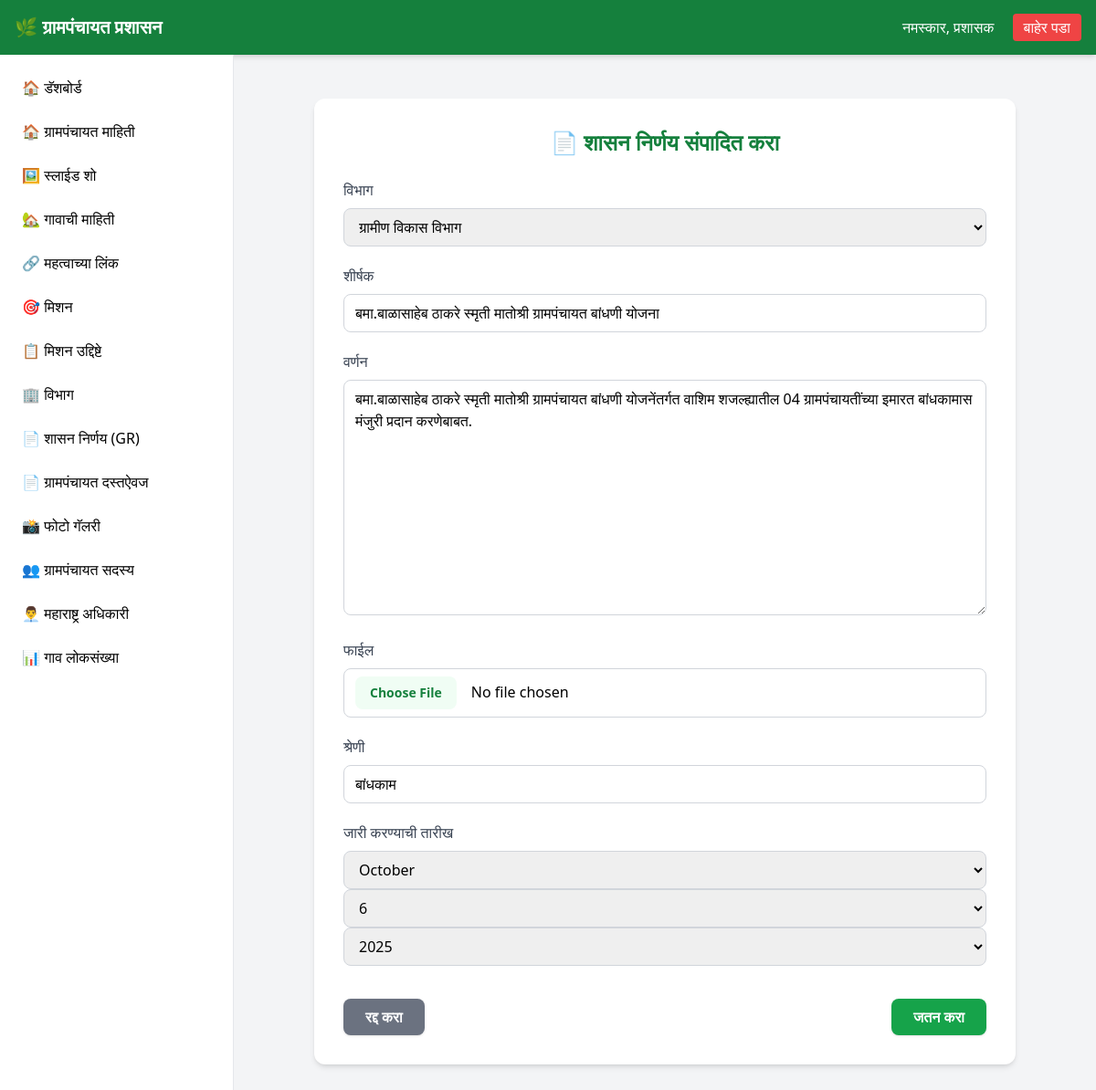
Page /dashboard/government-gr/update/1/ (signed in) on the committed database.
### api/models.py (models this page shows, shortened)
class GovernmentGR(models.Model):
    department = models.ForeignKey(Department, on_delete=models.CASCADE, related_name="grs")
    title = models.CharField(max_length=250)
    description = models.TextField(blank=True, null=True)
    file = models.FileField(upload_to="gr_files/")
    category = models.CharField(max_length=100, blank=True, null=True)
    date_issued = models.DateField()
    upload_date = models.DateTimeField(auto_now_add=True)

### api/views.py (the view)
# urls.py: path('dashboard/government-gr/update/<int:pk>/', views.government_gr_update, name='government-gr-update'),
@login_required(login_url='/admin/login/')
def government_gr_update(request, pk):
    government_gr = get_object_or_404(GovernmentGR, pk=pk)
    if request.method == 'POST':
        form = GovernmentGRForm(request.POST, request.FILES, instance=government_gr)
        if form.is_valid():
            form.save()
            messages.success(request, 'शासन निर्णय यशस्वीरित्या अपडेट केला गेला!')
            return redirect('government-gr-list')
    else:
        form = GovernmentGRForm(instance=government_gr)
    return render(request, 'dashboard/government_gr_form.html', {'form': form, 'title': 'शासन निर्णय संपादित करा'})

### api/models.py (called while the page is built)
    def __str__(self):
        return self.name

### api/templates/dashboard/government_gr_form.html (shortened to what this page needs)
{% extends 'dashboard/dashboard.html' %}
{% block content %}
<div class="max-w-3xl mx-auto bg-white p-8 mt-6 rounded-xl shadow-md">
    <h2 class="text-2xl font-bold text-green-700 mb-6 text-center">
        📄 {{ title }}
    </h2>
    <form method="POST" enctype="multipart/form-data" class="space-y-5">
        <div>
            <label for="{{ form.department.id_for_label }}" class="block mb-2 font-medium text-gray-700">विभाग</label>
            {{ form.department }}
        </div>
        <div>
            <label for="{{ form.title.id_for_label }}" class="block mb-2 font-medium text-gray-700">शीर्षक</label>
            {{ form.title }}
        </div>
        <div>
            <label for="{{ form.description.id_for_label }}" class="block mb-2 font-medium text-gray-700">वर्णन</label>
            {{ form.description }}
        </div>
        <div>
            <label for="{{ form.file.id_for_label }}" class="block mb-2 font-medium text-gray-700">फाईल</label>
            {{ form.file }}
        </div>
        <div>
            <label for="{{ form.category.id_for_label }}" class="block mb-2 font-medium text-gray-700">श्रेणी</label>
            {{ form.category }}
        </div>
        <div>
            <label for="{{ form.date_issued.id_for_label }}" class="block mb-2 font-medium text-gray-700">जारी करण्याची तारीख</label>
            {{ form.date_issued }}
        </div>
        <div class="flex justify-between pt-4">
            <a href="{% url 'government-gr-list' %}" class="bg-gray-500 hover:bg-gray-600 text-white font-semibold px-6 py-2 rounded-lg shadow">
                रद्द करा
            </a>
            <button type="submit" class="bg-green-600 hover:bg-green-700 text-white font-semibold px-6 py-2 rounded-lg shadow">
                जतन करा
            </button>
        </div>
    </form>
</div>
{% endblock %}

### rows in the picture
GovernmentGR: department "ग्रामीण विकास विभाग", title "बमा.बाळासाहेब ठाकरे स्मृती मातोश्री ग्रामपंचायत बांधणी योजना", description "बमा.बाळासाहेब ठाकरे स्मृती मातोश्री ग्रामपंचायत बांधणी योजनेंतर्गत वाशिम शजल्ह्यातील 04 ग्रामपंचायतींच्या इमारत बांधकामास मंजुरी प्रदान करणेबाबत.", category "बांधकाम"

### other values in the picture
{{ title }} "शासन निर्णय संपादित करा"
